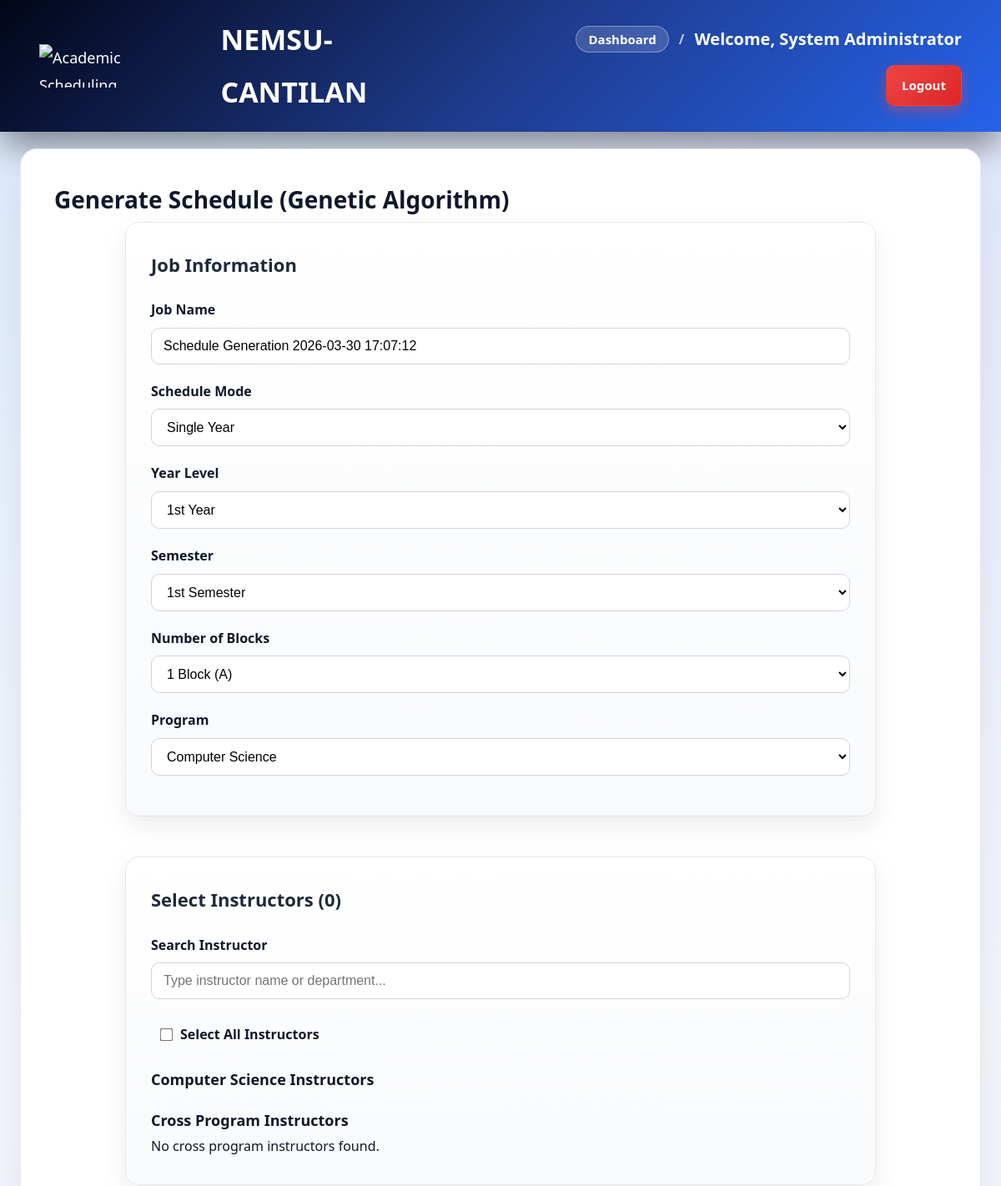
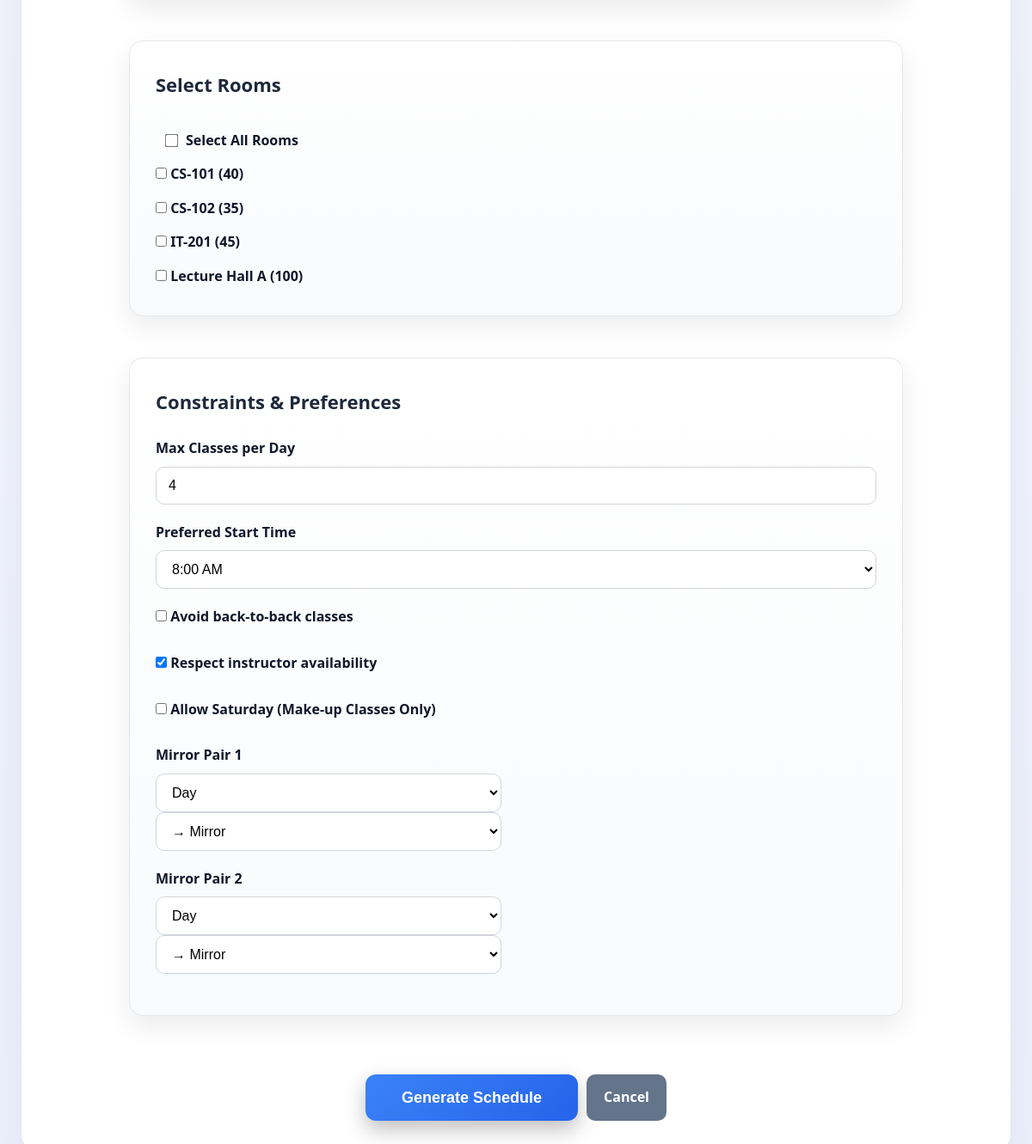
Screenshot of /admin/generate_schedule.php (signed in) with the database file from the repository (2 pictures, top to bottom).
### tables this page shows
CREATE TABLE `rooms` (
    `id` INT PRIMARY KEY AUTO_INCREMENT,
    `room_number` VARCHAR(20) UNIQUE NOT NULL,
    `capacity` INT NOT NULL,
    `building` VARCHAR(50),
    `has_projector` BOOLEAN DEFAULT FALSE,
    `has_computers` BOOLEAN DEFAULT FALSE
);

### admin/generate_schedule.php (the view, shortened to what this page needs)
<?php
$pdo = getDB();
function normalizeSemester($value) {
    $semester = trim((string)($value ?? ''));
    $allowed = ['1st Semester', '2nd Semester', 'Summer'];
    return in_array($semester, $allowed, true) ? $semester : '1st Semester';
}
function normalizeYearLevelSelection($value) {
    $yearLevel = (int)($value ?? 1);
    return $yearLevel;
}
function normalizeScheduleMode($value) {
    $mode = trim((string)($value ?? 'single'));
    $allowed = ['single', '1_3', '2_4'];
    return in_array($mode, $allowed, true) ? $mode : 'single';
}
function normalizeProgramSelection($value) {
    $program = trim((string)($value ?? ''));
    $allowed = ['Computer Science', 'Information Technology', 'Computer Engineering'];
    return in_array($program, $allowed, true) ? $program : 'Computer Science';
}
$program_options = ['Computer Science', 'Information Technology', 'Computer Engineering'];
$selected_semester = normalizeSemester($_POST['semester'] ?? $_GET['semester'] ?? '1st Semester');
$selected_program = normalizeProgramSelection($_POST['program'] ?? $_GET['program'] ?? 'Computer Science');
$selected_schedule_mode = normalizeScheduleMode($_POST['schedule_mode'] ?? $_GET['schedule_mode'] ?? 'single');
$selected_year_level = normalizeYearLevelSelection($_POST['year_level'] ?? $_GET['year_level'] ?? 1);
$selected_allow_saturday = isset($_POST['allow_saturday']);
$selected_avoid_back_to_back = isset($_POST['avoid_back_to_back']);
$selected_respect_availability = !isset($_POST['generate_schedule']) || isset($_POST['respect_availability']);
$all_instructors = $pdo->query("
    SELECT i.*, u.full_name, p.program_name AS linked_program_name
    FROM instructors i
    JOIN users u ON i.user_id = u.id
    LEFT JOIN programs p ON i.program_id = p.id
")->fetchAll();
$instructors = $all_instructors;
$cross_program_instructors = [];
$rooms = $pdo->query("SELECT * FROM rooms")->fetchAll();
?>
<!DOCTYPE html>
<html lang="en">
<head>
    <link rel="stylesheet" href="../css/style.css">
</head>
<body>
<div class="header">
    <div class="header-content">
        <div class="brand">
            <img src="../assets/logo.png" alt="Academic Scheduling" class="logo">
            <h1>NEMSU-CANTILAN</h1>
        </div>
        <div class="user-info">
            <div class="user-meta">
                <div class="header-inline">
                    <a href="dashboard.php">Dashboard</a>
                    <span class="sep">/</span>
                    <span class="welcome-text">Welcome, <?php echo htmlspecialchars($_SESSION['full_name']); ?></span>
                </div>
            </div>
            <a href="../logout.php" class="btn-logout">Logout</a>
        </div>
    </div>
</div>
<div class="container">
<h2>Generate Schedule (Genetic Algorithm)</h2>
<form method="POST" class="schedule-form">
<div class="form-section">
    <h3>Job Information</h3>
    <div class="form-group">
        <label>Job Name</label>
        <input type="text" name="job_name"
               value="Schedule Generation <?= date('Y-m-d H:i:s') ?>" required>
    </div>
    <div class="form-group">
        <label>Schedule Mode</label>
        <select name="schedule_mode" id="schedule_mode_select">
            <option value="single" <?php echo $selected_schedule_mode === 'single' ? 'selected' : ''; ?>>Single Year</option>
        </select>
    </div>
    <div class="form-group" id="year_level_group">
        <label>Year Level</label>
        <select name="year_level" id="year_level_select">
            <option value="1" <?php echo $selected_year_level === 1 ? 'selected' : ''; ?>>1st Year</option>
        </select>
    </div>
    <div class="form-group">
        <label>Semester</label>
        <select name="semester" id="semester_select">
            <option value="1st Semester" <?php echo $selected_semester === '1st Semester' ? 'selected' : ''; ?>>1st Semester</option>
        </select>
    </div>
    <div class="form-group">
        <label>Number of Blocks</label>
        <select name="num_sections">
            <?php for ($i = 1; $i <= 10; $i++): ?>
                <?php $last_block = chr(64 + $i); ?>
                <option value="<?= $i ?>">
                    <?= $i ?> Block<?= $i > 1 ? 's' : '' ?> (A<?= $i > 1 ? '-' . $last_block : '' ?>)
                </option>
            <?php endfor; ?>
        </select>
    </div>
    <div class="form-group">
        <label>Program</label>
        <select name="program" id="program_select">
            <?php foreach ($program_options as $program_option): ?>
                <option value="<?php echo htmlspecialchars($program_option); ?>" <?php echo $selected_program === $program_option ? 'selected' : ''; ?>>
                    <?php echo htmlspecialchars($program_option); ?>
                </option>
            <?php endforeach; ?>
        </select>
    </div>
</div>
<div class="form-section">
    <h3>Select Instructors (<?php echo count($instructors); ?>)</h3>
    <div class="form-group">
        <label for="instructor_search">Search Instructor</label>
        <input type="text" id="instructor_search" placeholder="Type instructor name or department...">
    </div>
    <label class="checkbox-label">
        <input type="checkbox" id="select_all_instructors">
        <strong>Select All Instructors</strong>
    </label>
    <h4 style="margin-top:12px;"><?php echo htmlspecialchars($selected_program); ?> Instructors</h4>
    <h4 style="margin-top:16px;">Cross Program Instructors</h4>
    <?php if (empty($cross_program_instructors)): ?>
        <p class="no-data">No cross program instructors found.</p>
    <?php endif; ?>
</div>
<div class="form-section">
    <h3>Select Rooms</h3>
    <label class="checkbox-label">
        <input type="checkbox" id="select_all_rooms">
        <strong>Select All Rooms</strong>
    </label>
    <div class="checkbox-grid">
        <?php foreach ($rooms as $r): ?>
        <label>
            <input type="checkbox" class="room-checkbox" name="selected_rooms[]" value="<?= $r['id'] ?>">
            <?= $r['room_number'] ?> (<?= $r['capacity'] ?>)
        </label>
        <?php endforeach; ?>
    </div>
</div>
<div class="form-section">
    <h3>Constraints & Preferences</h3>
    <div class="form-group">
        <label>Max Classes per Day</label>
        <input type="number" name="max_classes_per_day" value="4" min="1" max="8">
    </div>
    <div class="form-group">
        <label>Preferred Start Time</label>
        <select name="preferred_start_time">
            <option value="08:00" selected>8:00 AM</option>
        </select>
    </div>
    <div class="form-group checkbox">
        <label>
            <input type="checkbox" name="avoid_back_to_back" <?php echo $selected_avoid_back_to_back ? 'checked' : ''; ?>>
            Avoid back-to-back classes
        </label>
    </div>
    <div class="form-group checkbox">
        <label>
            <input type="checkbox" name="respect_availability" <?php echo $selected_respect_availability ? 'checked' : ''; ?>>
            Respect instructor availability
        </label>
    </div>
    <div class="form-group checkbox">
        <label>
            <input type="checkbox" name="allow_saturday" <?php echo $selected_allow_saturday ? 'checked' : ''; ?>>
            Allow Saturday (Make-up Classes Only)
        </label>
    </div>
    <div class="form-group mirror-pair">
        <label>Mirror Pair 1</label>
        <select name="mirror_pair1_day" style="width: 48%; display: inline-block; margin-right: 4%;">
            <option value="">Day</option>
        </select>
        <select name="mirror_pair1_mirror" style="width: 48%; display: inline-block;">
            <option value="">→ Mirror</option>
        </select>
    </div>
    <div class="form-group mirror-pair">
        <label>Mirror Pair 2</label>
        <select name="mirror_pair2_day" style="width: 48%; display: inline-block; margin-right: 4%;">
            <option value="">Day</option>
        </select>
        <select name="mirror_pair2_mirror" style="width: 48%; display: inline-block;">
            <option value="">→ Mirror</option>
        </select>
    </div>
</div>
<div class="form-actions">
    <button type="submit" name="generate_schedule" class="btn-primary">
        Generate Schedule
    </button>
    <a href="dashboard.php" class="btn-secondary">Cancel</a>
</div>
</form>
</div>
</body>
</html>

### rows the page displays
rooms: room_number "CS-101", capacity "40"
rooms: room_number "CS-102", capacity "35"
rooms: room_number "IT-201", capacity "45"
rooms: room_number "Lecture Hall A", capacity "100"

### other values shown
$_SESSION['full_name'] "System Administrator"
count($instructors) "0"
$selected_program "Computer Science"
form field num_sections "1 Block (A)"
form field program "Computer Science"
